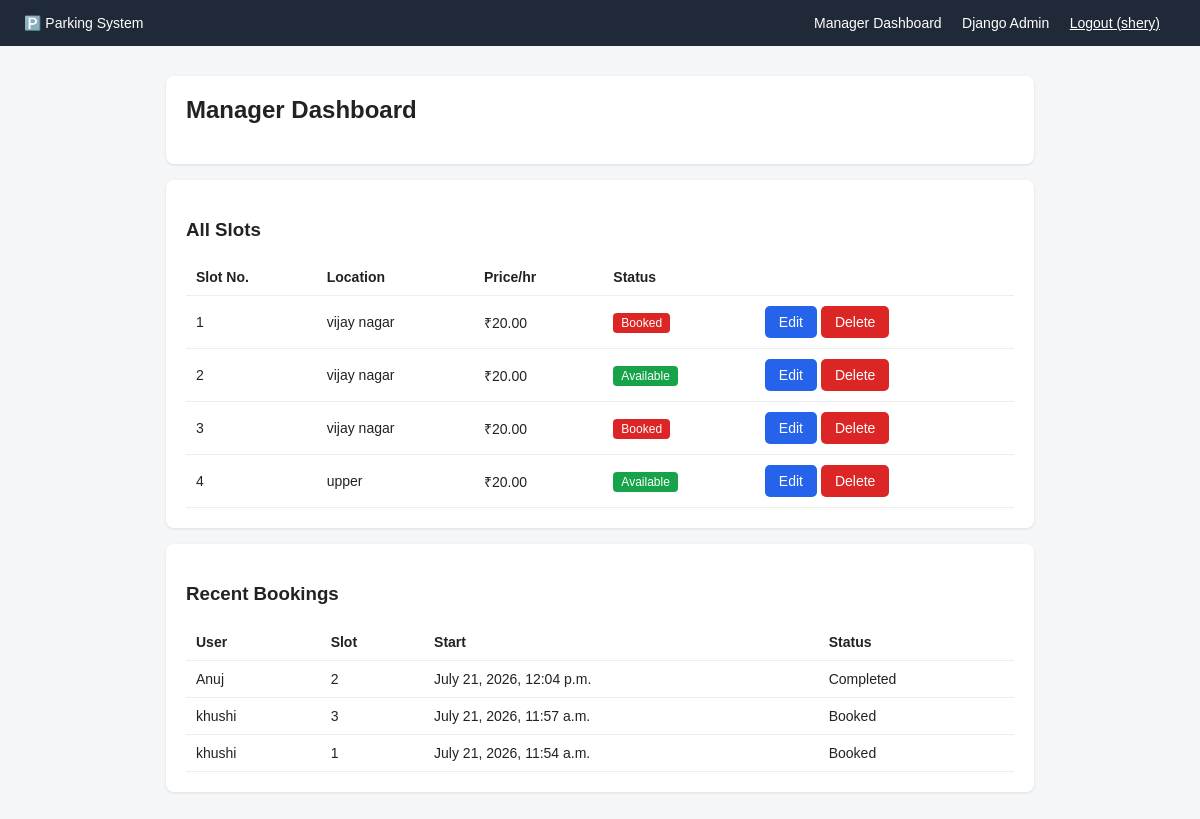
Page /manager/ (signed in) on the earlier database version.
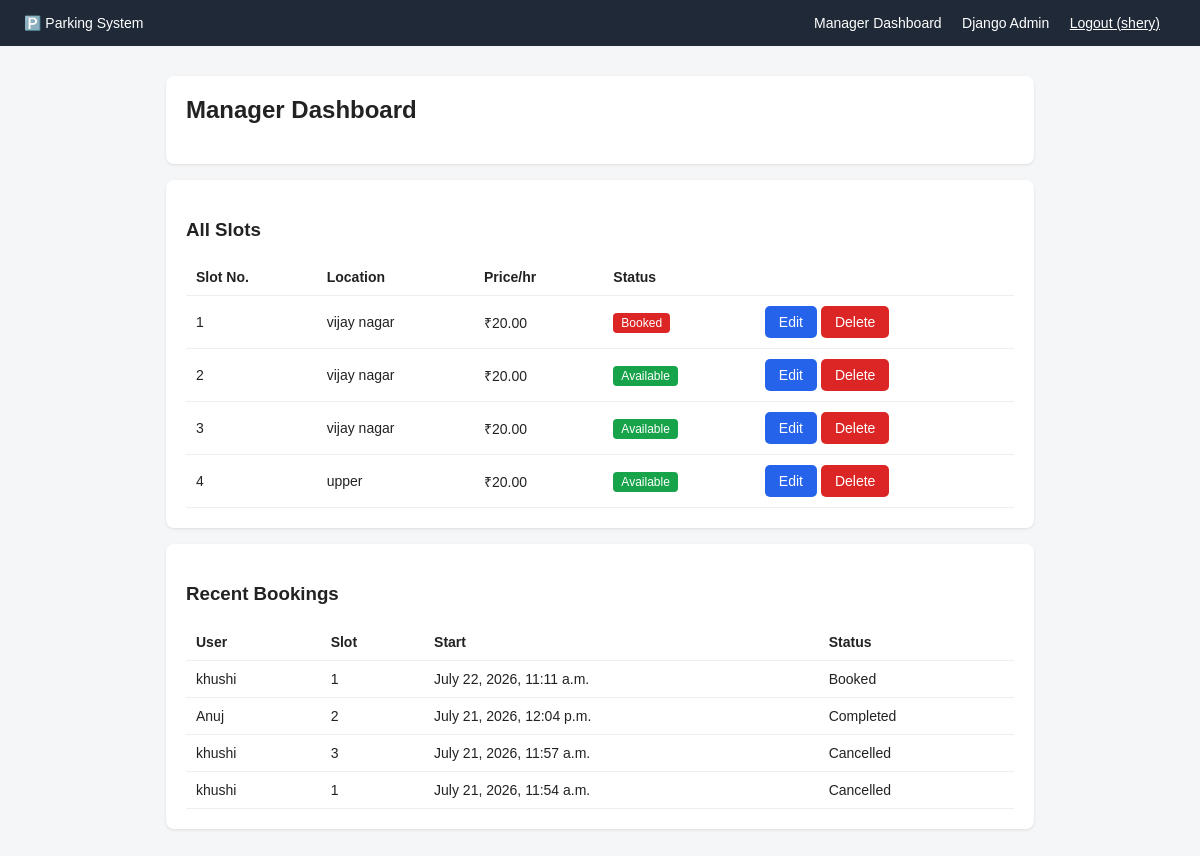
Same page on the later database version.
### parking/models.py (models this page shows, shortened)
class ParkingSlot(models.Model):
    slot_number = models.CharField(max_length=20, unique=True)
    location = models.CharField(max_length=100, blank=True)
    price_per_hour = models.DecimalField(max_digits=6, decimal_places=2, default=20.00)
    is_available = models.BooleanField(default=True)

class Booking(models.Model):
    STATUS_CHOICES = (
        ('booked', 'Booked'),
        ('cancelled', 'Cancelled'),
        ('completed', 'Completed'),
    )
    user = models.ForeignKey(User, on_delete=models.CASCADE, related_name='bookings')
    slot = models.ForeignKey(ParkingSlot, on_delete=models.CASCADE, related_name='bookings')
    start_time = models.DateTimeField(default=timezone.now)
    end_time = models.DateTimeField(blank=True, null=True)
    duration_hours = models.PositiveIntegerField(default=1)
    status = models.CharField(max_length=10, choices=STATUS_CHOICES, default='booked')
    created_at = models.DateTimeField(auto_now_add=True)
    @property
    def is_expired(self):
        return (
            self.status == 'booked'
            and self.end_time is not None
            and self.end_time <= timezone.now()
        )
    def release_if_expired(self):
        if self.is_expired:
            self.status = 'completed'
            self.save(update_fields=['status'])
            self.slot.is_available = True
            self.slot.save(update_fields=['is_available'])
            return True
        return False

### parking/views.py (the view)
# urls.py: path('manager/', views.manager_dashboard, name='manager_dashboard'),
@login_required
def manager_dashboard(request):
    if not is_manager(request.user):
        messages.error(request, 'Aapke paas manager access nahi hai.')
        return redirect('slot_list')
    release_expired_bookings()
    slots = ParkingSlot.objects.all()
    bookings = Booking.objects.select_related('user', 'slot').order_by('-created_at')[:50]
    return render(request, 'parking/manager_dashboard.html', {'slots': slots, 'bookings': bookings})

### parking/views.py (called while the page is built)
def is_manager(user):
    return user.is_authenticated and (user.is_superuser or
           (hasattr(user, 'profile') and user.profile.is_manager))

def release_expired_bookings(user=None):
    qs = Booking.objects.filter(status='booked', end_time__lte=timezone.now())
    if user is not None:
        qs = qs.filter(user=user)
    for booking in qs.select_related('slot'):
        booking.release_if_expired()

### parking/templates/parking/manager_dashboard.html
{% extends 'parking/base.html' %}
{% block content %}
<div class="card">
    <h2>Manager Dashboard</h2>
</div>
<div class="card">
    <h3>All Slots</h3>
    <table>
        <tr><th>Slot No.</th><th>Location</th><th>Price/hr</th><th>Status</th><th></th></tr>
        {% for slot in slots %}
        <tr>
            <td>{{ slot.slot_number }}</td>
            <td>{{ slot.location }}</td>
            <td>₹{{ slot.price_per_hour }}</td>
            <td>
                {% if slot.is_available %}
                <span class="badge badge-available">Available</span>
                {% else %}
                <span class="badge badge-booked">Booked</span>
                {% endif %}
            </td>
            <td>
                <a class="btn" href="{% url 'edit_slot' slot.id %}">Edit</a>
                <a class="btn btn-danger" href="{% url 'delete_slot' slot.id %}" onclick="return confirm('Sure?');">Delete</a>
            </td>
        </tr>
        {% empty %}
        <tr><td colspan="5">No slot available.</td></tr>
        {% endfor %}
    </table>
</div>
<div class="card">
    <h3>Recent Bookings</h3>
    <table>
        <tr><th>User</th><th>Slot</th><th>Start</th><th>Status</th></tr>
        {% for b in bookings %}
        <tr>
            <td>{{ b.user.username }}</td>
            <td>{{ b.slot.slot_number }}</td>
            <td>{{ b.start_time }}</td>
            <td>{{ b.get_status_display }}</td>
        </tr>
        {% empty %}
        <tr><td colspan="4">No bookings.</td></tr>
        {% endfor %}
    </table>
</div>
{% endblock %}

Differences in the rows shown:
changed ParkingSlot (number 3 of 4 on the later page): is_available "Booked" → "Available"
added Booking: user.username "khushi", slot.slot_number "1", start_time "July 22, 2026, 11:11 a.m.", status "Booked"
changed Booking "July 21, 2026, 11:57 a.m.": status "Booked" → "Cancelled"
changed Booking "July 21, 2026, 11:54 a.m.": status "Booked" → "Cancelled"
